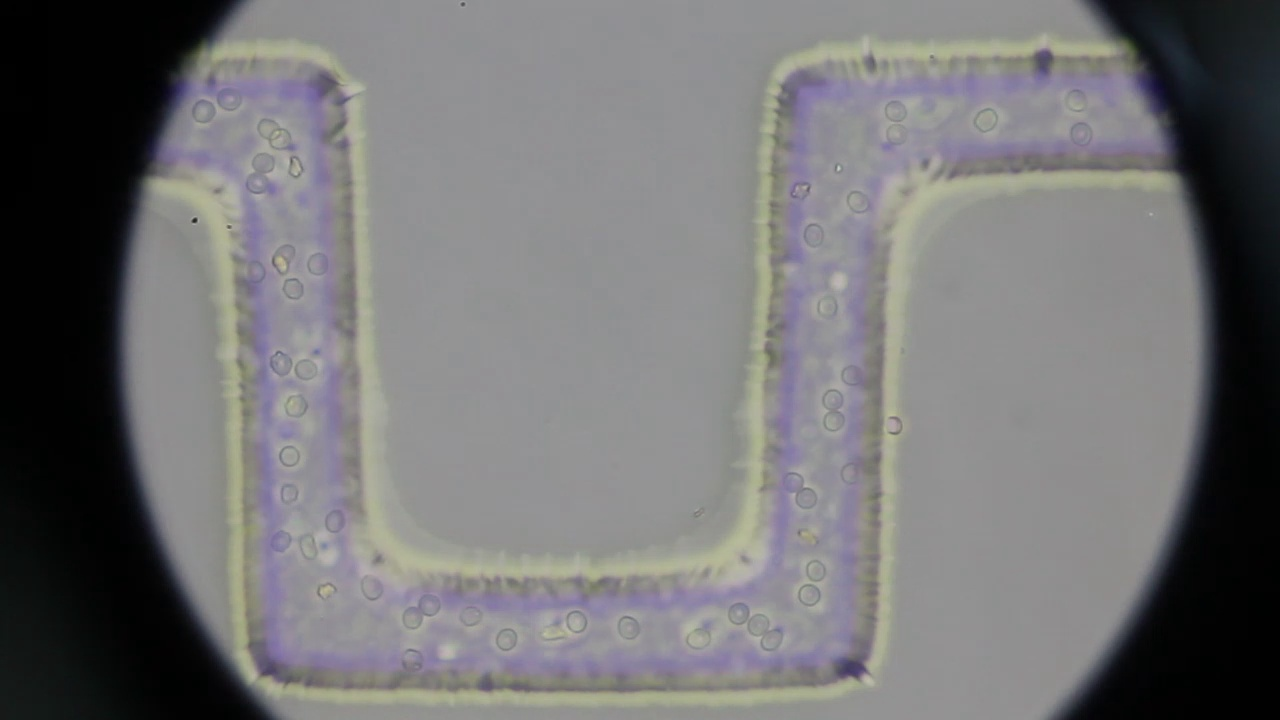
#> input picture WorkPlace/src/frame_1.jpg, 1280 x 720 px; its folder holds only this picture in this run
$ python bg_sub.py   (older library calls are emulated)
#> lines starting #> are read from the running program, lines starting #| are printed output that depends on the picture
import numpy as np
import matplotlib.pyplot as plt
import cv2

print ("start")

# nFrames remembers the number of frames inside average
nFrames = 1
imgCnt = 50
# load new image
pic = cv2.imread("src/frame_%d.jpg" %nFrames)
#> pic is the input picture: shape (720, 1280, 3); mean B, G, R 115.7, 114.6, 115.2
picGray = cv2.cvtColor(pic, cv2.COLOR_BGR2GRAY)
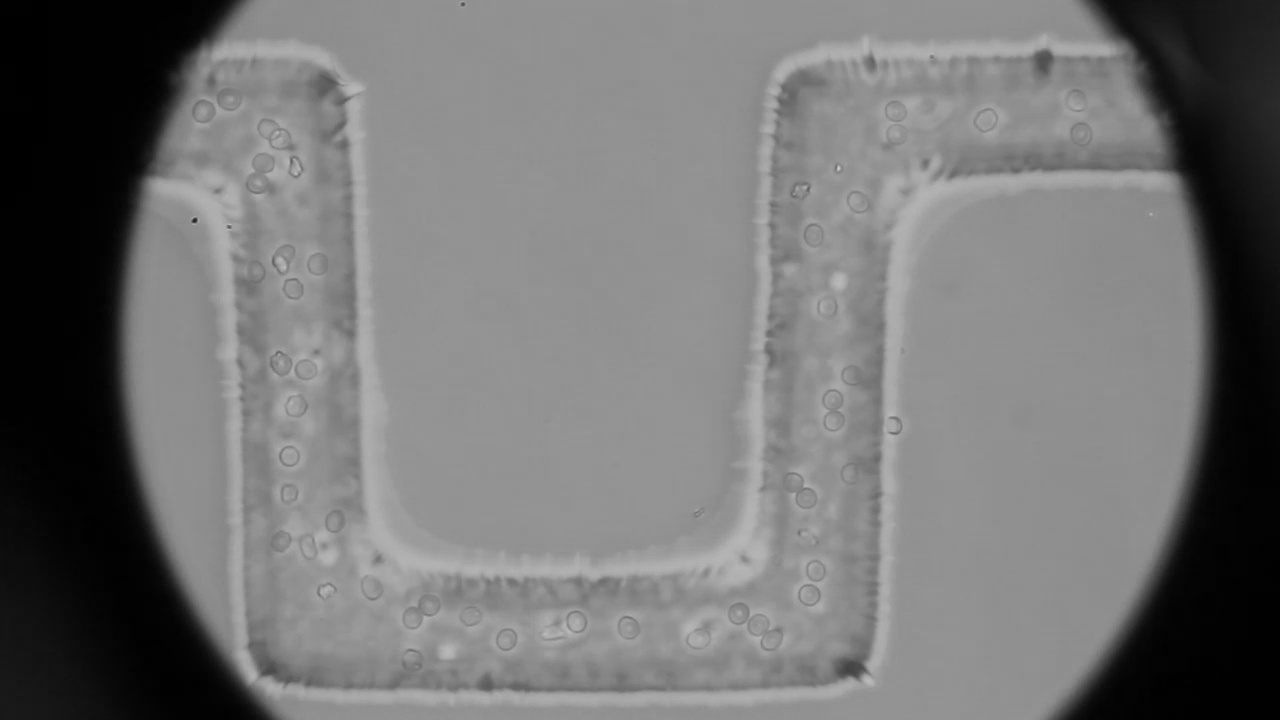
#> picGray: shape (720, 1280); min 0, max 204, mean 114.9
# avg is our average picture
avg = np.float32(picGray)
#avg = picGray.copy()
nFrames += 1

# create avg image
while nFrames <= imgCnt:
    pic = cv2.imread("src/frame_%d.jpg" %nFrames)
#> (the run stopped early here; a loop or call above may not have finished)
